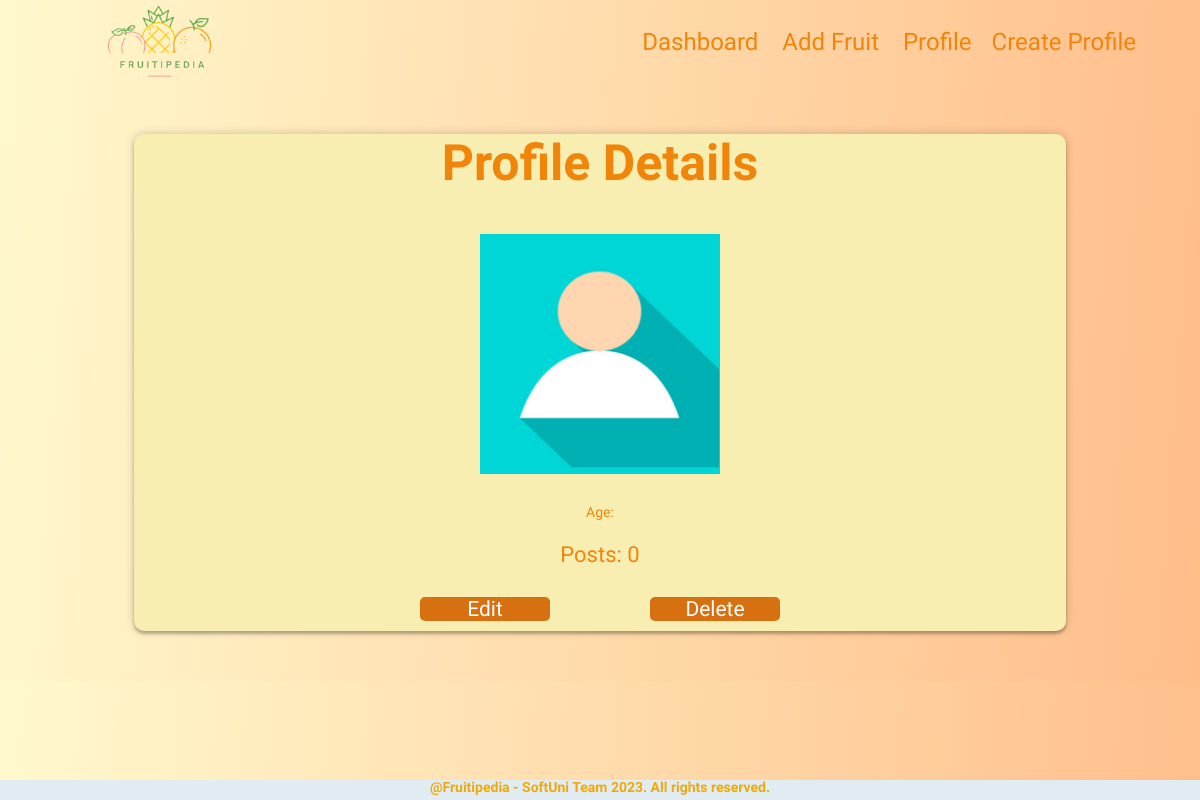
The page /profile/details/ on the database as committed earlier.
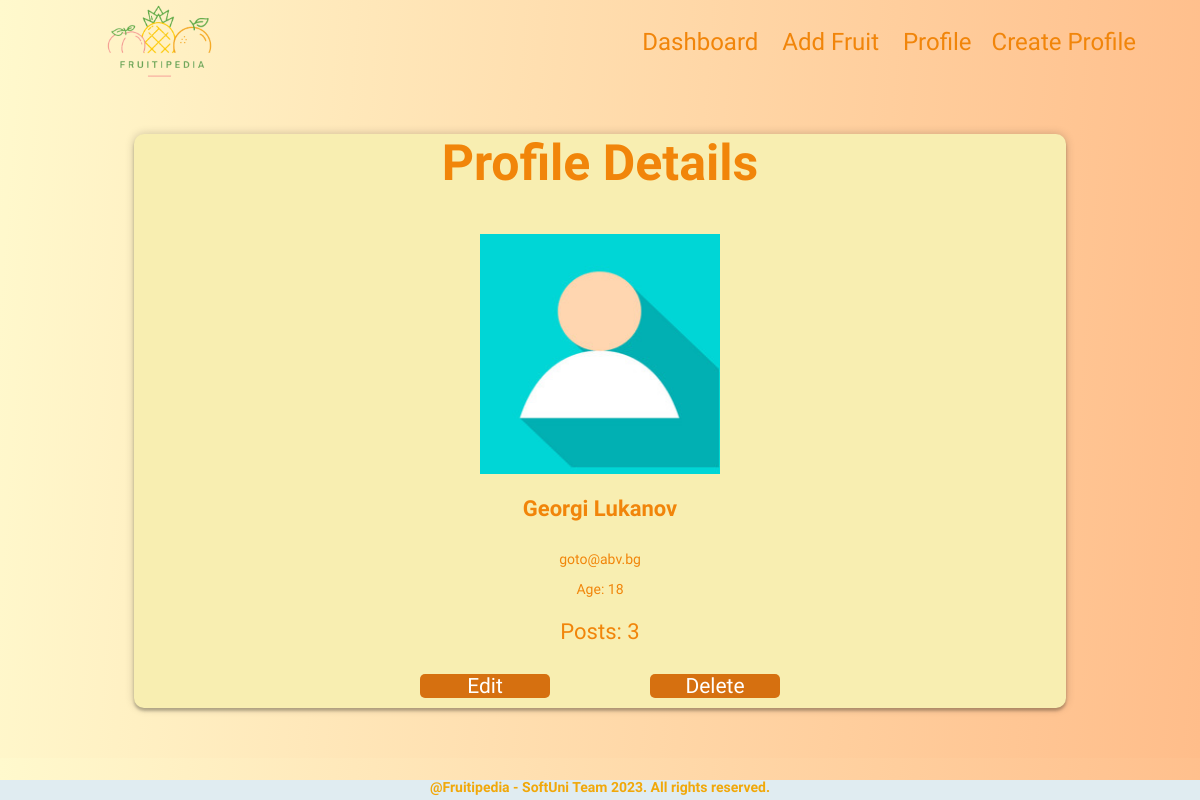
The same page on the database as committed later.
### regular_exam/my_web/models.py (models this page shows)
class Profile(models.Model):
    PROFILE_FIRST_NAME_MAX_LEN = 25
    PROFILE_FIRST_NAME_MIN_LEN = 2
    FIRST_NAME_ERROR_MSG_MIN_LEN = 'It should consist of a minimum of 2 characters!'
    PROFILE_LAST_NAME_MAX_LEN = 35
    PROFILE_LAST_NAME_MIN_LEN = 1
    LAST_NAME_ERROR_MSG_MIN_LEN = 'It should consist of a minimum of 1 characters!'
    EMAIL_MAX_LEN = 40
    PASSWORD_MAX_LEN = 20
    PASSWORD_MIN_LEN = 8
    PASSWORD_ERROR_MSG_MIN_LEN = 'It should consist of a minimum of 8 characters!'
    first_name = models.CharField(
        max_length=PROFILE_FIRST_NAME_MAX_LEN,
        validators=[
            validators.MinLengthValidator(PROFILE_FIRST_NAME_MIN_LEN, message=FIRST_NAME_ERROR_MSG_MIN_LEN),
            validate_name_starts_with_letter,
        ]
    )
    last_name = models.CharField(
        max_length=PROFILE_LAST_NAME_MAX_LEN,
        validators=[
            validators.MinLengthValidator(PROFILE_LAST_NAME_MIN_LEN, message=LAST_NAME_ERROR_MSG_MIN_LEN),
            validate_name_starts_with_letter,
        ]
    )
    email = models.EmailField(
        max_length=EMAIL_MAX_LEN,
    )
    password = models.CharField(
        max_length=PASSWORD_MAX_LEN,
        validators=[validators.MinLengthValidator(PASSWORD_MIN_LEN, message=PASSWORD_ERROR_MSG_MIN_LEN)]
    )
    image_url = models.URLField(
        blank=True,
        null=True,
    )
    age = models.PositiveIntegerField(
        default=18,
        null=True,
        blank=True,
    )

### regular_exam/my_web/views.py (the view)
# urls.py: path('details/', details_profile, name='details-profile'),
def details_profile(request):
    profile = get_profile()
    fruits = Fruit.objects.all()
    context = {'profile': profile, 'fruits': fruits, }
    return render(request, 'profile/details-profile.html', context, )

### regular_exam/my_web/views.py (called while the page is built)
def get_profile():
    return Profile.objects.first()

### templates/profile/details-profile.html
{% extends 'base.html' %}
{% load static %}
{% block content %}
    <main>
        <section id="details">
            <div id="details-wrapper">
                <h2>Profile Details</h2>
                {% if profile.image_url %}
                    <img id="details-img" src="{{ profile.image_url }}"
                         alt="profile img"/>
                {% else %}
                    <img id="details-img" src="{% static 'images/default.jpg' %}" alt="profile img"/>
                {% endif %}
                <p id="details-title">{{ profile.first_name }} {{ profile.last_name }}</p>
                <div id="info-wrapper">
                    <div id="details-description">
                        <p>
                            {{ profile.email }}
                        </p>
                        <p>
                            Age: {{ profile.age }}
                        </p>
                        <p id="nutrition">Posts: {{ fruits.count }}</p>
                    </div>
                    <div id="action-buttons">
                        <a href="{% url 'edit-profile' %}" id="edit-btn">Edit</a>
                        <a href="{% url 'delete-profile' %}" id="delete-btn">Delete</a>
                    </div>
                </div>
            </div>
        </section>
    </main>
{% endblock %}

### templates/base.html (shortened to what this page needs)
{% load static %}
<!DOCTYPE html>
<html lang="en">
<head>
    <link rel="stylesheet" href="{% static 'styles/styles.css' %}"/>
</head>
<body>
<div id="wrapper">
    <header>
        <a id="logo" href="{% url 'index' %}">
            <img id="logo-img" src="{% static 'images/logo.png' %}" alt="logo"/>
        </a>
        <nav>
            <div class="user">
                <a href="{% url 'dashboard' %}">Dashboard</a>
                <a href="{% url 'create-fruit' %}">Add Fruit</a>
                <a href="{% url 'details-profile' %}">Profile</a>
            </div>
            <div class="guest">
                <a href="{% url 'create-profile' %}">Create Profile</a>
            </div>
        </nav>
    </header>
</div>
{% block content %}{% endblock %}
<footer>
    <p>@Fruitipedia - SoftUni Team 2023. All rights reserved.</p>
</footer>
</body>
</html>

### staticfiles/styles/navigation.css (style rules this page uses)
body { color:rgb(241, 133, 10); background: rgb(255,249,205); background: linear-gradient(94deg, rgba(255,249,205,1) 0%, rgba(255,189,138,1) 100%); margin: auto; padding: 0; overflow: auto; width: 97vw; font-family: 'Merienda', cursive; }
header { display: flex; justify-content: space-between; align-items: center; padding: 0em 3em; width: 90vw; }
nav { display: flex; justify-content: space-between; }
#logo-img { height: 80px; }
nav a { font-size: 1.5rem; color: rgb(241, 133, 10); font-weight: 400; }
header a { padding: 0 10px; text-decoration: none; }
footer { background-color: #e0ecf1; color: rgb(241, 168, 10); font-weight: bolder; text-align: center; position: fixed; bottom: 0; left: 0; width: 100%; height: 20px; }
footer p { margin-top:-1px; }

### staticfiles/styles/dashboard.css (style rules this page uses)
h2 { text-align: center; font-size: 50px; color: rgb(241, 133, 10); }

### staticfiles/styles/details.css (style rules this page uses)
#details-wrapper { background-color: rgb(248, 238, 177); margin: 50px auto; height: 75%; width: 80%; border-radius: 10px; box-shadow: 0 0 10px 0 rgba(0, 0, 0, 0.2), 0 3px 3px 0 rgba(0, 0, 0, 0.24); }
#details-wrapper img { display: block; margin: 10px auto; height: 30vh; width: 30vh; }
#details-title { text-align: center; font-weight: bold; font-size: 20px; }
#details-description { width: 95%; margin: 30px auto; height: auto; text-align: center; }
#details-title { font-size: 22px; }
p { text-align: center; font-size: 14px; }
#action-buttons { display: flex; justify-content: center; margin-bottom: 5px; }
#action-buttons a { text-decoration: none; margin: auto 50px; margin-bottom: 10px; font-size: 21px; width: 130px; text-align: center; color: white; background: rgb(214, 112, 16); border-radius: 5px; }
#nutrition { font-size: 22px; }

Rows that differ between the two databases and show on the page:
added Profile: first_name "Georgi", last_name "Lukanov", email "goto@abv.bg", age "18"
Other text that changed with them:
{{ fruits.count }}: "0" → "3"
